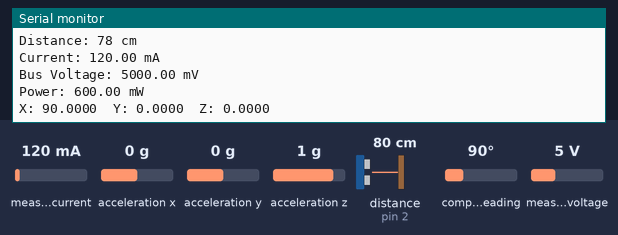
A sketch run on a simulated Arduino Uno, built with avr-gcc and run on an emulated ATmega328P. Parts: the last lines printed to the serial monitor. Wiring (inferred from the names in the program): ultrasonic range finder: trigger pin 3; echo pin 2. The inputs (shaded band) are chosen by the test bench; at power-on: measured current 120 mA, distance to the obstacle (sensor on pin 2) 80 cm, acceleration x 0 g, measured voltage 5 V, acceleration y 0 g, acceleration z 1 g, compass heading 90°. The echo pulse lasts 58.3 µs per cm.

Above: at 1.2 s.
1.3 s: measured current set to 40 mA
At 1.59 s:
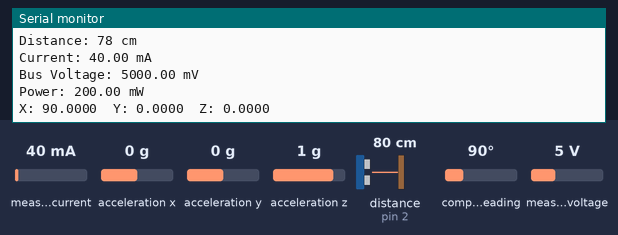
4.3 s: distance to the obstacle (sensor on pin 2) set to 2 cm
7.3 s: distance to the obstacle (sensor on pin 2) set to 120 cm
10.3 s: distance to the obstacle (sensor on pin 2) set to 18 cm
13.3 s: acceleration x set to -1.4 g
At 13.56 s:
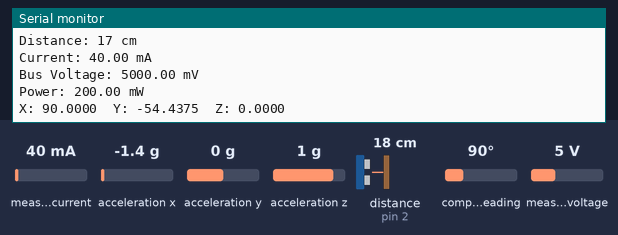
14.8 s: measured voltage set to 0.3 V
At 15.13 s:
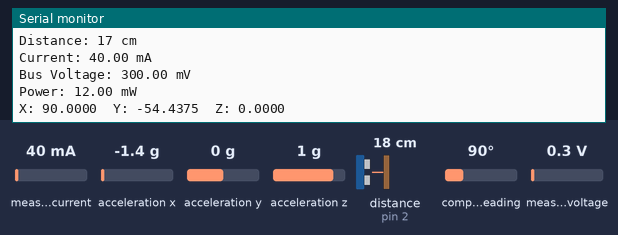
Timing chart, 0 to 17.8 s (numbered marks = the images above; inputs shaded):
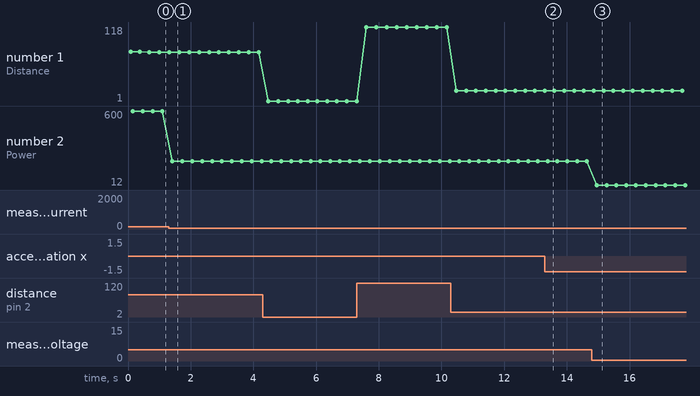

Measured:
- after the input at 1.3 s, the serial monitor: prints a new line after 0.07 s (image 1)
- after the input at 13.3 s, the serial monitor: prints a new line after 0.11 s (image 2)
- after the input at 14.8 s, the serial monitor: prints a new line after 0.13 s (image 3)
- plotted number 1: 78 → 1 after the input at 4.3 s, 1 → 118 after the input at 7.3 s, 118 → 17 after the input at 10.3 s
- plotted number 2: 600 → 200 after the input at 1.3 s, 200 → 12 after the input at 14.8 s

The sketch:

trasonic_HC-SR04_+_INA260_+_BNO055_Code_Integration_Test.ino.ino
```cpp
#include <Adafruit_INA260.h>
#include <Wire.h>
#include <Adafruit_Sensor.h>
#include <Adafruit_BNO055.h>
#include <utility/imumaths.h>

Adafruit_BNO055 bno = Adafruit_BNO055(55);

#define echoPin 2 // attach pin D2 Arduino to pin Echo of HC-SR04
#define trigPin 3 //attach pin D3 Arduino to pin Trig of HC-SR04

// defines variables - Ultrasonic sensor test
long duration; // variable for the duration of sound wave travel
int distance; // variable for the distance measurement

Adafruit_INA260 ina260 = Adafruit_INA260();

void setup() {
  pinMode(trigPin, OUTPUT);
  pinMode(echoPin, INPUT);
  Serial.begin(9600);
  // Wait until serial port is opened
  while (!Serial) { delay(10); }

  Serial.println("Adafruit INA260 + Ultrasonic Sensor HC-SR04 Test");

  if (!ina260.begin()) {
    Serial.println("Couldn't find INA260 chip");
    while (1);
  }
  Serial.println("Found INA260 chip");

  /* Initialise the sensor */
  if(!bno.begin())
  {
    /* There was a problem detecting the BNO055 ... check your connections */
    Serial.print("Ooops, no BNO055 detected ... Check your wiring or I2C ADDR!");
    while(1);
  }
  Serial.println("Found BNO055 chip");

  bno.setExtCrystalUse(true);
}

void loop() {
  getDistance();
  delay(50);
  getVoltage();
  delay(50);
  getIMU();
  delay(200);
}

void getIMU() {
  /* Get a new sensor event */
  sensors_event_t event;
  bno.getEvent(&event);

  /* Display the floating point data */
  Serial.print("X: ");
  Serial.print(event.orientation.x, 4);
  Serial.print("\tY: ");
  Serial.print(event.orientation.y, 4);
  Serial.print("\tZ: ");
  Serial.print(event.orientation.z, 4);
  Serial.println("");
}


void getDistance() {
  // Clears the trigPin condition
  digitalWrite(trigPin, LOW);
  delayMicroseconds(2);
  // Sets the trigPin HIGH (ACTIVE) for 10 microseconds
  digitalWrite(trigPin, HIGH);
  delayMicroseconds(10);
  digitalWrite(trigPin, LOW);
  // Reads the echoPin, returns the sound wave travel time in microseconds
  duration = pulseIn(echoPin, HIGH);
  // Calculating the distance
  distance = duration * 0.034 / 2; // Speed of sound wave divided by 2 (go and back)
  // Displays the distance on the Serial Monitor
  Serial.print("Distance: ");
  Serial.print(distance);
  Serial.println(" cm");
}

void getVoltage() {
  Serial.print("Current: ");
  Serial.print(ina260.readCurrent());
  Serial.println(" mA");

  Serial.print("Bus Voltage: ");
  Serial.print(ina260.readBusVoltage());
  Serial.println(" mV");

  Serial.print("Power: ");
  Serial.print(ina260.readPower());
  Serial.println(" mW");

  Serial.println();
}
```
